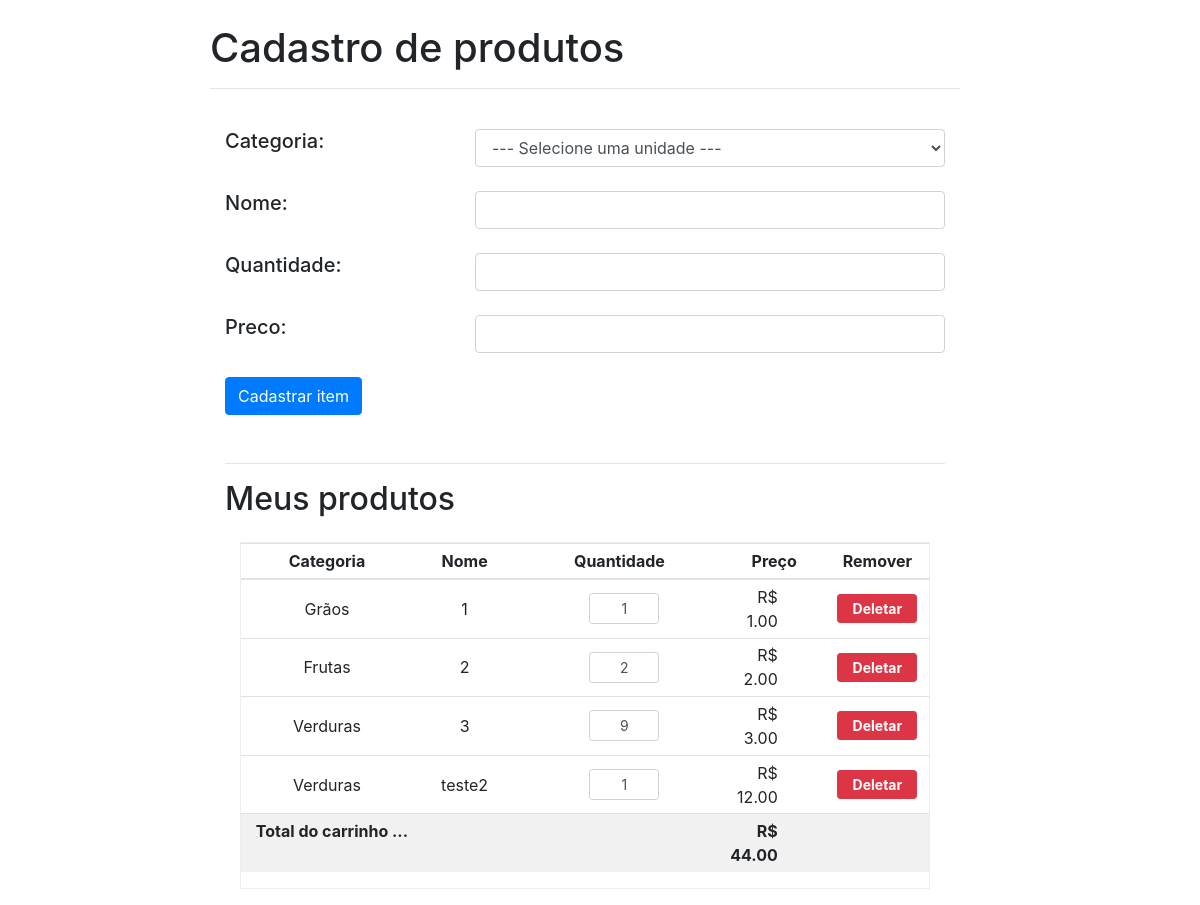
The page / on the database its author committed.
### produto/models.py (models this page shows, shortened)
class Produto(models.Model):
    categoria = models.ForeignKey(Categoria, on_delete=models.CASCADE)
    nome = models.CharField(max_length=100)
    quantidade = models.IntegerField()
    preco = models.DecimalField(max_digits=5, decimal_places=2, default=0)
    class Meta:
        db_table = 'produto'

class Categoria(models.Model):
    nome = models.CharField(max_length=70, db_index=True, unique=True)
    class Meta:
        db_table='categoria'
        ordering = ('nome',)
    def __str__(self):
        return self.nome

### trabalho6/views.py (the view)
# urls.py: path('', views.index, name="index"),
def index(request):
    produtoForm = ProdutoForm()
    lista_produtos = Produto.objects.all().order_by('id')
    lista_forms = []
    total = 0
    for i in lista_produtos:
        total = total + i.preco*i.quantidade
        lista_forms.append(QuantidadeForm(
            initial={'quantidade': i.quantidade,
                     'produto_id': signer.sign(i.id)}
        ))
    ids = []
    lista_categorias = Categoria.objects.all().order_by('id')
    for i in lista_categorias:
        ids.append(i.id)
    return render(request, 'index.html',{'form': produtoForm, 'categoriasZip': zip(ids, lista_categorias), 'produtos': zip(lista_produtos, lista_forms), 'total': total})

### templates/index.html (shortened to what this page needs)
{% extends "base.html" %}
{% load static %}
{% load humanize %}
{% block corpo %}
   <div class="row col-12 mt-4">
       <div class="col-2"></div>
       <div class="col-8">
            <h1>Cadastro de produtos</h1>
            <hr>
           <div class="container" id="cadastro">
                <form action="{% url 'cria' %}", id="form-cadastro", method="post" enctype="multipart/form-data" class="pb-4">
                   <div class="row pt-4">
                       <div class="col-4">
                            <h5>Categoria:</h5>
                       </div>
                       <div class="col-8">
                           <div >
                               <select class="form-control" id="categoria-form">
                                   <option selected value="">--- Selecione uma unidade ---</option>
                               </select>
                           </div>
                       </div>
                   </div>
                    <div class="row pt-4">
                       <div class="col-4">
                            <h5>Nome:</h5>
                       </div>
                       <div class="col-8">
                           <div>
                               <input type="text" class="form-control" placeholder="" id="nome-form">
                           </div>
                       </div>
                   </div>
                    <div class="row pt-4">
                       <div class="col-4">
                            <h5>Quantidade:</h5>
                       </div>
                       <div class="col-8">
                           <div>
                               <input type="text" class="form-control" placeholder="" id="quantidade-form">
                           </div>
                       </div>
                   </div>
                    <div class="row pt-4 mb-4">
                       <div class="col-4">
                            <h5>Preco:</h5>
                       </div>
                       <div class="col-8">
                           <div>
                               <input type="number" class="form-control" placeholder="" id="preco-form">
                           </div>
                       </div>
                   </div>
                    <div class="mt-4">
                        <button type="button" id="botao-enviar" class="btn btn-primary">Cadastrar item</button>
                    </div>
                </form>
                <div id="tabela" class="mt-4">
                    <hr>
                    <h2 class="mb-4">Meus produtos</h2>
                    <div class="container">
                        <div class="table-responsive mb-3" style="border-style: groove; border-width: 1px;">
                             <table class="table table-sm">
                                <colgroup>
                                   <col width="25%">
                                   <col width="15%">
                                   <col width="30%">
                                   <col width="15%">
                                   <col width="15%">
                                </colgroup>
                                <thead>
                                   <tr>
                                      <th class="text-center">Categoria</th>
                                      <th class="text-center">Nome</th>
                                      <th class="text-center">Quantidade</th>
                                      <th class="text-center">Preço</th>
                                      <th class="text-center">Remover</th>
                                   </tr>
                                </thead>
                                 <tbody id="itens-tabela">
                                 {% for produto, form in produtos %}
                                      <tr>
                                          <td class="text-center align-middle">
                                             {{ produto.categoria }}
                                         </td>
                                         <td class="text-center align-middle">
                                             {{ produto.nome }}
                                         </td>
                                          <td class="text-center align-middle">
                                            <form class="mx-auto" style="width: 60px;"
                                                  action ="{% url 'atualiza' %}"
                                                  method ="post" novalidate>
                                               {{ form.quantidade }}
                                            </form>
                                         </td>
                                         <td class="text-right pr-5 align-middle preco">
                                            R$ {{ produto.preco | floatformat:2 | intcomma }}
                                         </td>
                                         <td class="text-center align-middle">
                                            <form style="margin-bottom: 0px;"
                                                  action ="{% url 'deleta' %}"
                                                  method ="post" novalidate>
                                               <button style="margin-top: 0px; margin-bottom: 0px; padding-top: 3px; padding-bottom: 3px; width: 80px"
                                                       type="button" class="btn btn-sm btn-danger remover" tabindex="-1">
                                                   <b>Deletar</b>
                                               </button>
                                            </form>
                                         </td>
                                      </tr>
                                     {% endfor %}
                                </tbody>
                                  <tfoot>
                                   <tr id="checkout", style="background-color: #f1f1f1;">
                                      <td colspan="3">
                                         <strong style="margin-left: 10px">Total do carrinho ...</strong>
                                      </td>
                                      <td class="text-right pr-5">
                                         <strong id="total">R$ {{ total | floatformat:2 | intcomma }}</strong>
                                      </td>
                                      <td></td>
                                   </tr>
                                  </tfoot>
                             </table>
                          </div>
                       </div>
                    </div>
                </div>
            </div>
       </div>
{% endblock %}

### templates/base.html (shortened to what this page needs)
{% load static %}
<!DOCTYPE html>
<html lang="en">
<head>
   <link href="{% static 'css/all.css' %}" rel="stylesheet">
   <link href="{% static 'css/bootstrap.css' %}" rel="stylesheet">
   <link href="{% static 'css/main.css' %}" rel="stylesheet">
</head>
<body>
    {% block corpo %}
    {% endblock %}
</body>
</html>

### rows shown on the page
Produto: categoria "Grãos", nome "1", quantidade "1", preco "1.00"
Produto: categoria "Frutas", nome "2", quantidade "2", preco "2.00"
Produto: categoria "Verduras", nome "3", quantidade "9", preco "3.00"
Produto: categoria "Verduras", nome "teste2", quantidade "1", preco "12.00"

### other values the page prints
{{ total | floatformat:2 | intcomma }} "44.00"
